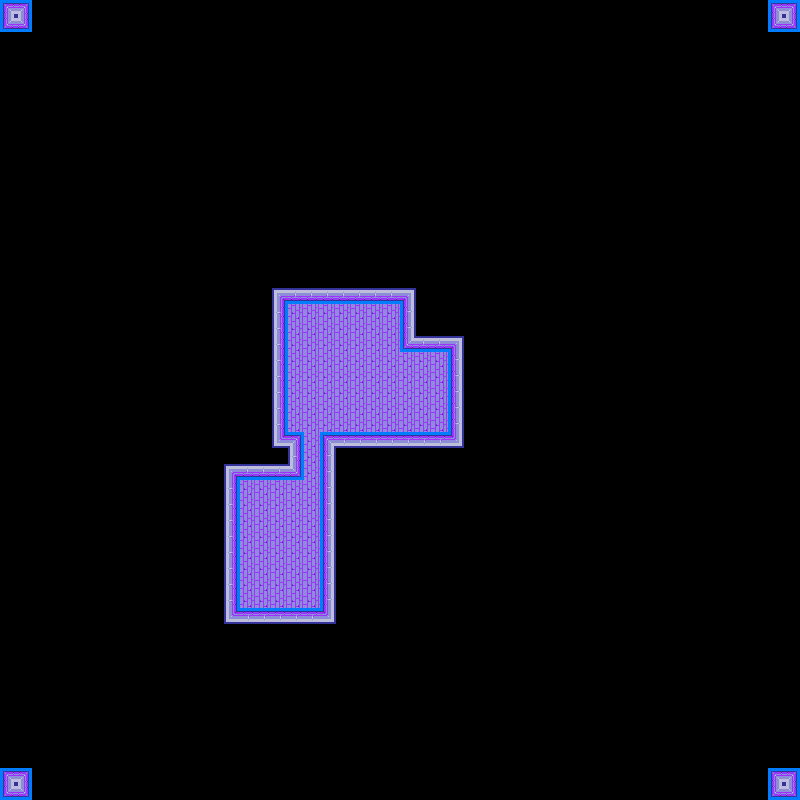

Below is a game level as drawn by its tile map, then a one-line description and the .tmx file that defines it, in full:
An orthogonal 50x50 tile map with 16x16 px tiles, 1 tile layer (Base).

<map version="1.2" tiledversion="1.3.3" orientation="orthogonal" renderorder="right-down" width="50" height="50" tilewidth="16" tileheight="16" infinite="0" nextlayerid="2" nextobjectid="1">
 <tileset firstgid="1" source="BasicDungeon.tsx" />
 <layer id="1" name="Base" width="50" height="50">
  <data encoding="csv">
4,5,0,0,0,0,0,0,0,0,0,0,0,0,0,0,0,0,0,0,0,0,0,0,0,0,0,0,0,0,0,0,0,0,0,0,0,0,0,0,0,0,0,0,0,0,0,0,4,5,
10,11,0,0,0,0,0,0,0,0,0,0,0,0,0,0,0,0,0,0,0,0,0,0,0,0,0,0,0,0,0,0,0,0,0,0,0,0,0,0,0,0,0,0,0,0,0,0,10,11,
0,0,0,0,0,0,0,0,0,0,0,0,0,0,0,0,0,0,0,0,0,0,0,0,0,0,0,0,0,0,0,0,0,0,0,0,0,0,0,0,0,0,0,0,0,0,0,0,0,0,
0,0,0,0,0,0,0,0,0,0,0,0,0,0,0,0,0,0,0,0,0,0,0,0,0,0,0,0,0,0,0,0,0,0,0,0,0,0,0,0,0,0,0,0,0,0,0,0,0,0,
0,0,0,0,0,0,0,0,0,0,0,0,0,0,0,0,0,0,0,0,0,0,0,0,0,0,0,0,0,0,0,0,0,0,0,0,0,0,0,0,0,0,0,0,0,0,0,0,0,0,
0,0,0,0,0,0,0,0,0,0,0,0,0,0,0,0,0,0,0,0,0,0,0,0,0,0,0,0,0,0,0,0,0,0,0,0,0,0,0,0,0,0,0,0,0,0,0,0,0,0,
0,0,0,0,0,0,0,0,0,0,0,0,0,0,0,0,0,0,0,0,0,0,0,0,0,0,0,0,0,0,0,0,0,0,0,0,0,0,0,0,0,0,0,0,0,0,0,0,0,0,
0,0,0,0,0,0,0,0,0,0,0,0,0,0,0,0,0,0,0,0,0,0,0,0,0,0,0,0,0,0,0,0,0,0,0,0,0,0,0,0,0,0,0,0,0,0,0,0,0,0,
0,0,0,0,0,0,0,0,0,0,0,0,0,0,0,0,0,0,0,0,0,0,0,0,0,0,0,0,0,0,0,0,0,0,0,0,0,0,0,0,0,0,0,0,0,0,0,0,0,0,
0,0,0,0,0,0,0,0,0,0,0,0,0,0,0,0,0,0,0,0,0,0,0,0,0,0,0,0,0,0,0,0,0,0,0,0,0,0,0,0,0,0,0,0,0,0,0,0,0,0,
0,0,0,0,0,0,0,0,0,0,0,0,0,0,0,0,0,0,0,0,0,0,0,0,0,0,0,0,0,0,0,0,0,0,0,0,0,0,0,0,0,0,0,0,0,0,0,0,0,0,
0,0,0,0,0,0,0,0,0,0,0,0,0,0,0,0,0,0,0,0,0,0,0,0,0,0,0,0,0,0,0,0,0,0,0,0,0,0,0,0,0,0,0,0,0,0,0,0,0,0,
0,0,0,0,0,0,0,0,0,0,0,0,0,0,0,0,0,0,0,0,0,0,0,0,0,0,0,0,0,0,0,0,0,0,0,0,0,0,0,0,0,0,0,0,0,0,0,0,0,0,
0,0,0,0,0,0,0,0,0,0,0,0,0,0,0,0,0,0,0,0,0,0,0,0,0,0,0,0,0,0,0,0,0,0,0,0,0,0,0,0,0,0,0,0,0,0,0,0,0,0,
0,0,0,0,0,0,0,0,0,0,0,0,0,0,0,0,0,0,0,0,0,0,0,0,0,0,0,0,0,0,0,0,0,0,0,0,0,0,0,0,0,0,0,0,0,0,0,0,0,0,
0,0,0,0,0,0,0,0,0,0,0,0,0,0,0,0,0,0,0,0,0,0,0,0,0,0,0,0,0,0,0,0,0,0,0,0,0,0,0,0,0,0,0,0,0,0,0,0,0,0,
0,0,0,0,0,0,0,0,0,0,0,0,0,0,0,0,0,0,0,0,0,0,0,0,0,0,0,0,0,0,0,0,0,0,0,0,0,0,0,0,0,0,0,0,0,0,0,0,0,0,
0,0,0,0,0,0,0,0,0,0,0,0,0,0,0,0,0,0,0,0,0,0,0,0,0,0,0,0,0,0,0,0,0,0,0,0,0,0,0,0,0,0,0,0,0,0,0,0,0,0,
0,0,0,0,0,0,0,0,0,0,0,0,0,0,0,0,0,1,2,2,2,2,2,2,2,3,0,0,0,0,0,0,0,0,0,0,0,0,0,0,0,0,0,0,0,0,0,0,0,0,
0,0,0,0,0,0,0,0,0,0,0,0,0,0,0,0,0,7,8,8,8,8,8,8,8,9,0,0,0,0,0,0,0,0,0,0,0,0,0,0,0,0,0,0,0,0,0,0,0,0,
0,0,0,0,0,0,0,0,0,0,0,0,0,0,0,0,0,7,8,8,8,8,8,8,8,9,0,0,0,0,0,0,0,0,0,0,0,0,0,0,0,0,0,0,0,0,0,0,0,0,
0,0,0,0,0,0,0,0,0,0,0,0,0,0,0,0,0,7,8,8,8,8,8,8,8,10,2,2,3,0,0,0,0,0,0,0,0,0,0,0,0,0,0,0,0,0,0,0,0,0,
0,0,0,0,0,0,0,0,0,0,0,0,0,0,0,0,0,7,8,8,8,8,8,8,8,8,8,8,9,0,0,0,0,0,0,0,0,0,0,0,0,0,0,0,0,0,0,0,0,0,
0,0,0,0,0,0,0,0,0,0,0,0,0,0,0,0,0,7,8,8,8,8,8,8,8,8,8,8,9,0,0,0,0,0,0,0,0,0,0,0,0,0,0,0,0,0,0,0,0,0,
0,0,0,0,0,0,0,0,0,0,0,0,0,0,0,0,0,7,8,8,8,8,8,8,8,8,8,8,9,0,0,0,0,0,0,0,0,0,0,0,0,0,0,0,0,0,0,0,0,0,
0,0,0,0,0,0,0,0,0,0,0,0,0,0,0,0,0,7,8,8,8,8,8,8,8,8,8,8,9,0,0,0,0,0,0,0,0,0,0,0,0,0,0,0,0,0,0,0,0,0,
0,0,0,0,0,0,0,0,0,0,0,0,0,0,0,0,0,7,8,8,8,8,8,8,8,8,8,8,9,0,0,0,0,0,0,0,0,0,0,0,0,0,0,0,0,0,0,0,0,0,
0,0,0,0,0,0,0,0,0,0,0,0,0,0,0,0,0,13,5,8,4,14,14,14,14,14,14,14,15,0,0,0,0,0,0,0,0,0,0,0,0,0,0,0,0,0,0,0,0,0,
0,0,0,0,0,0,0,0,0,0,0,0,0,0,0,0,0,0,7,8,9,0,0,0,0,0,0,0,0,0,0,0,0,0,0,0,0,0,0,0,0,0,0,0,0,0,0,0,0,0,
0,0,0,0,0,0,0,0,0,0,0,0,0,0,1,2,2,2,11,8,9,0,0,0,0,0,0,0,0,0,0,0,0,0,0,0,0,0,0,0,0,0,0,0,0,0,0,0,0,0,
0,0,0,0,0,0,0,0,0,0,0,0,0,0,7,8,8,8,8,8,9,0,0,0,0,0,0,0,0,0,0,0,0,0,0,0,0,0,0,0,0,0,0,0,0,0,0,0,0,0,
0,0,0,0,0,0,0,0,0,0,0,0,0,0,7,8,8,8,8,8,9,0,0,0,0,0,0,0,0,0,0,0,0,0,0,0,0,0,0,0,0,0,0,0,0,0,0,0,0,0,
0,0,0,0,0,0,0,0,0,0,0,0,0,0,7,8,8,8,8,8,9,0,0,0,0,0,0,0,0,0,0,0,0,0,0,0,0,0,0,0,0,0,0,0,0,0,0,0,0,0,
0,0,0,0,0,0,0,0,0,0,0,0,0,0,7,8,8,8,8,8,9,0,0,0,0,0,0,0,0,0,0,0,0,0,0,0,0,0,0,0,0,0,0,0,0,0,0,0,0,0,
0,0,0,0,0,0,0,0,0,0,0,0,0,0,7,8,8,8,8,8,9,0,0,0,0,0,0,0,0,0,0,0,0,0,0,0,0,0,0,0,0,0,0,0,0,0,0,0,0,0,
0,0,0,0,0,0,0,0,0,0,0,0,0,0,7,8,8,8,8,8,9,0,0,0,0,0,0,0,0,0,0,0,0,0,0,0,0,0,0,0,0,0,0,0,0,0,0,0,0,0,
0,0,0,0,0,0,0,0,0,0,0,0,0,0,7,8,8,8,8,8,9,0,0,0,0,0,0,0,0,0,0,0,0,0,0,0,0,0,0,0,0,0,0,0,0,0,0,0,0,0,
0,0,0,0,0,0,0,0,0,0,0,0,0,0,7,8,8,8,8,8,9,0,0,0,0,0,0,0,0,0,0,0,0,0,0,0,0,0,0,0,0,0,0,0,0,0,0,0,0,0,
0,0,0,0,0,0,0,0,0,0,0,0,0,0,13,14,14,14,14,14,15,0,0,0,0,0,0,0,0,0,0,0,0,0,0,0,0,0,0,0,0,0,0,0,0,0,0,0,0,0,
0,0,0,0,0,0,0,0,0,0,0,0,0,0,0,0,0,0,0,0,0,0,0,0,0,0,0,0,0,0,0,0,0,0,0,0,0,0,0,0,0,0,0,0,0,0,0,0,0,0,
0,0,0,0,0,0,0,0,0,0,0,0,0,0,0,0,0,0,0,0,0,0,0,0,0,0,0,0,0,0,0,0,0,0,0,0,0,0,0,0,0,0,0,0,0,0,0,0,0,0,
0,0,0,0,0,0,0,0,0,0,0,0,0,0,0,0,0,0,0,0,0,0,0,0,0,0,0,0,0,0,0,0,0,0,0,0,0,0,0,0,0,0,0,0,0,0,0,0,0,0,
0,0,0,0,0,0,0,0,0,0,0,0,0,0,0,0,0,0,0,0,0,0,0,0,0,0,0,0,0,0,0,0,0,0,0,0,0,0,0,0,0,0,0,0,0,0,0,0,0,0,
0,0,0,0,0,0,0,0,0,0,0,0,0,0,0,0,0,0,0,0,0,0,0,0,0,0,0,0,0,0,0,0,0,0,0,0,0,0,0,0,0,0,0,0,0,0,0,0,0,0,
0,0,0,0,0,0,0,0,0,0,0,0,0,0,0,0,0,0,0,0,0,0,0,0,0,0,0,0,0,0,0,0,0,0,0,0,0,0,0,0,0,0,0,0,0,0,0,0,0,0,
0,0,0,0,0,0,0,0,0,0,0,0,0,0,0,0,0,0,0,0,0,0,0,0,0,0,0,0,0,0,0,0,0,0,0,0,0,0,0,0,0,0,0,0,0,0,0,0,0,0,
0,0,0,0,0,0,0,0,0,0,0,0,0,0,0,0,0,0,0,0,0,0,0,0,0,0,0,0,0,0,0,0,0,0,0,0,0,0,0,0,0,0,0,0,0,0,0,0,0,0,
0,0,0,0,0,0,0,0,0,0,0,0,0,0,0,0,0,0,0,0,0,0,0,0,0,0,0,0,0,0,0,0,0,0,0,0,0,0,0,0,0,0,0,0,0,0,0,0,0,0,
4,5,0,0,0,0,0,0,0,0,0,0,0,0,0,0,0,0,0,0,0,0,0,0,0,0,0,0,0,0,0,0,0,0,0,0,0,0,0,0,0,0,0,0,0,0,0,0,4,5,
10,11,0,0,0,0,0,0,0,0,0,0,0,0,0,0,0,0,0,0,0,0,0,0,0,0,0,0,0,0,0,0,0,0,0,0,0,0,0,0,0,0,0,0,0,0,0,0,10,11
</data>
 </layer>
</map>